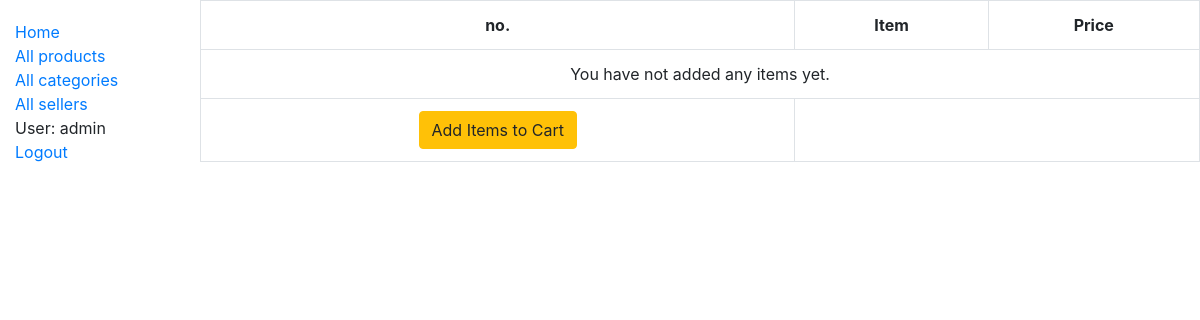
Before: /shopping_cart/order-summary/ (signed in) with the older database file.
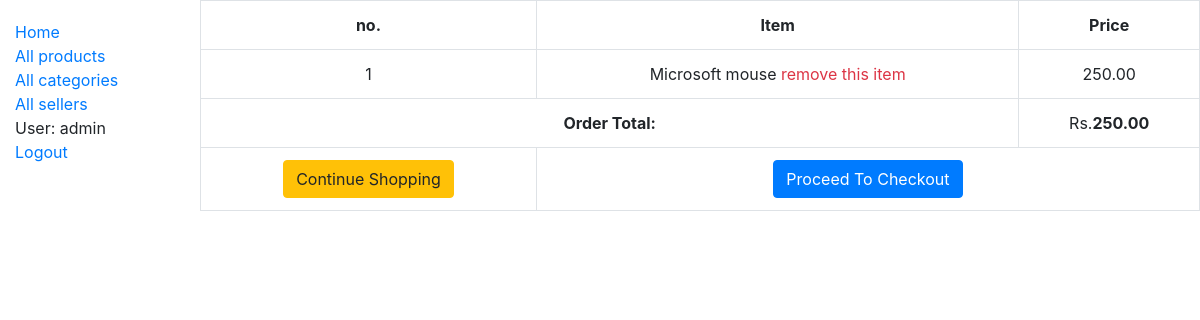
After: the same page with the newer database file.
### shopping_cart/models.py (models this page shows, shortened)
class OrderItem(models.Model):
    product = models.OneToOneField(Product, on_delete=models.SET_NULL, null=True)
    is_ordered = models.BooleanField(default=False)
    date_added = models.DateTimeField(auto_now=True)
    date_ordered = models.DateTimeField(null=True)

class Order(models.Model):
    ref_code = models.CharField(max_length=15)
    owner = models.ForeignKey(Profile, on_delete=models.SET_NULL, null=True)
    is_ordered = models.BooleanField(default=False)
    items = models.ManyToManyField(OrderItem)
    date_ordered = models.DateTimeField(auto_now=True)
    def get_cart_items(self):
        return self.items.all()
    def get_cart_total(self):
        return sum([item.product.price for item in self.items.all()])

### market/models.py (models this page shows, shortened)
class Product(models.Model):
    name = models.CharField(max_length=50)
    price = models.DecimalField(max_digits=8, decimal_places=2)
    description = models.TextField(max_length=1000, help_text='brief description of the product', blank=True)
    image = models.ImageField(default='default.png',blank=True)
    seller = models.ForeignKey(Seller, on_delete=models.SET_NULL, null=True, blank=True)
    category = models.ManyToManyField(Category, help_text='Categories for this product', blank=True)
    stock = models.PositiveIntegerField(default=1)

### shopping_cart/views.py (the view)
@login_required()
def order_details(request, **kwargs):
    existing_order = get_user_pending_order(request)
    context = {
        'order': existing_order
    }
    return render(request, 'shopping_cart/order_summary.html', context)

### shopping_cart/views.py (called while the page is built)
def get_user_pending_order(request):
    user_profile = get_object_or_404(Profile, user=request.user)
    order = Order.objects.filter(owner=user_profile, is_ordered=False)
    if order.exists():
        return order[0]
    return 0

### shopping_cart/templates/shopping_cart/order_summary.html (shortened to what this page needs)
{% extends "base_generic.html" %}
{% block content %}
 <section>
   <div class="row">
    <table class="table table-hover table-bordered text-center">
      <tr class="text-center">
        <th>no.</th>
        <th>Item</th>
        <th>Price</th>
      </tr>
      {% for item in order.get_cart_items %}
        <tr>
          <td>{{ forloop.counter }}</td>
          <td>
            {{ item.product.name }}
            <span class="pull-right">
              <a href="{% url 'shopping_cart:delete_item' item.id %}" data-balloon="remove this item from cart" class="text-danger" onclick="return confirm_delete();">
                remove this item
              </a>
            </span>
          </td>
          <td>{{ item.product.price }}</td>
        </tr>
      {% empty %}
        <tr>
          <td colspan= 3> You have not added any items yet.</td>
        </tr>
      {% endfor %}
      <tr>
        {% if order.get_cart_total != None %}
        <td colspan=2>
          <strong class="pull-right">Order Total:</strong>
        </td>
        <td colspan= 1>
          Rs.<strong>{{ order.get_cart_total }}</strong>
        </td>
        {% endif %}
      </tr>
      <tr>
        <td colspan=1 >
          <a href="{% url 'market:products' %}" class="btn btn-warning pull-left">
            {% if order %}Continue Shopping{% else %}Add Items to Cart {% endif %}
          </a>
        </td>
        <td colspan=2>
          {% if order.get_cart_items %}
            <a href="{% url 'shopping_cart:checkout' %}" class="pull-right btn btn-primary">Proceed To Checkout</a>
          {% endif %}
        </td>
      </tr>
    </table>
   </div>
 </section>
{% endblock %}

### market/templates/base_generic.html (shortened to what this page needs)
<!DOCTYPE html>
<html lang="en">
<head>
  <link rel="stylesheet" href="https://stackpath.bootstrapcdn.com/bootstrap/4.1.3/css/bootstrap.min.css">
  {% load static %}
  <link rel="stylesheet" href="{% static 'css/styles.css' %}">
</head>
<body>
  <div class="container-fluid">
    <div class="row">
      <div class="col-sm-2">
      {% block sidebar %}
        <ul class="sidebar-nav">
          <li><a href="{% url 'market:index' %}">Home</a></li>
          <li><a href="{% url 'market:products' %}">All products</a></li>
          <li><a href="{% url 'market:categories' %}">All categories</a></li>
          <li><a href="{% url 'market:sellers' %}">All sellers</a></li>
          {% if user.is_authenticated %}
            <li>User: {{ user.get_username }}</li>
            <li><a href="{% url 'accounts:logout' %}?next={{request.path}}">Logout</a></li>
          {% else %}
            <li><a href="{% url 'accounts:login' %}?next={{request.path}}">Login</a></li>
          {% endif %}
        </ul>
     {% endblock %}
      </div>
      <div class="col-sm-10 ">{% block content %}{% endblock %}</div>
    </div>
  </div>
</body>
</html>

### market/static/css/styles.css (style rules this page uses)
.sidebar-nav { margin-top: 20px; padding: 0; list-style: none; }

Changed rows visible on the page:
added OrderItem: product.name "Microsoft mouse", product.price "250.00"
added Order: get_cart_total "250.00"
Other visible differences:
text no longer shown: "You have not added any items yet. Add Items to Cart"
text now shown: "Order Total: Rs. Continue Shopping Proceed To Checkout"
